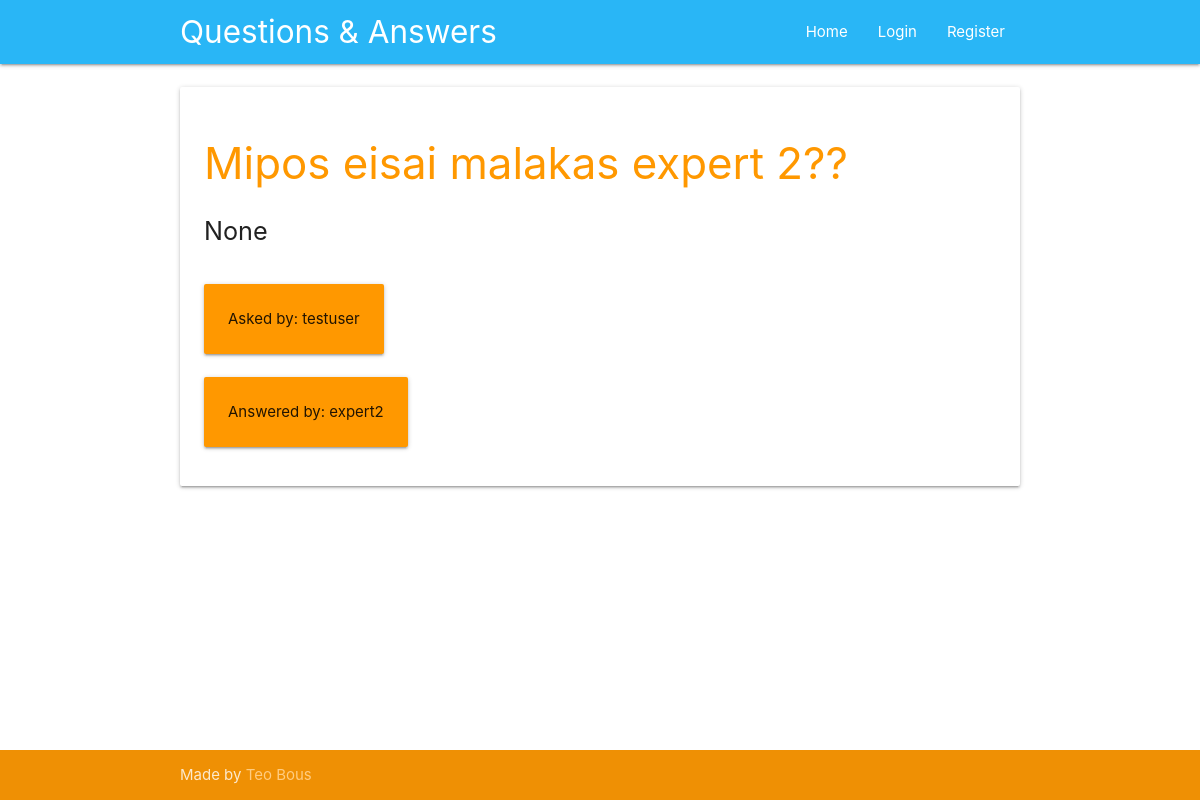
/question/5, run on an earlier commit of the app's database.
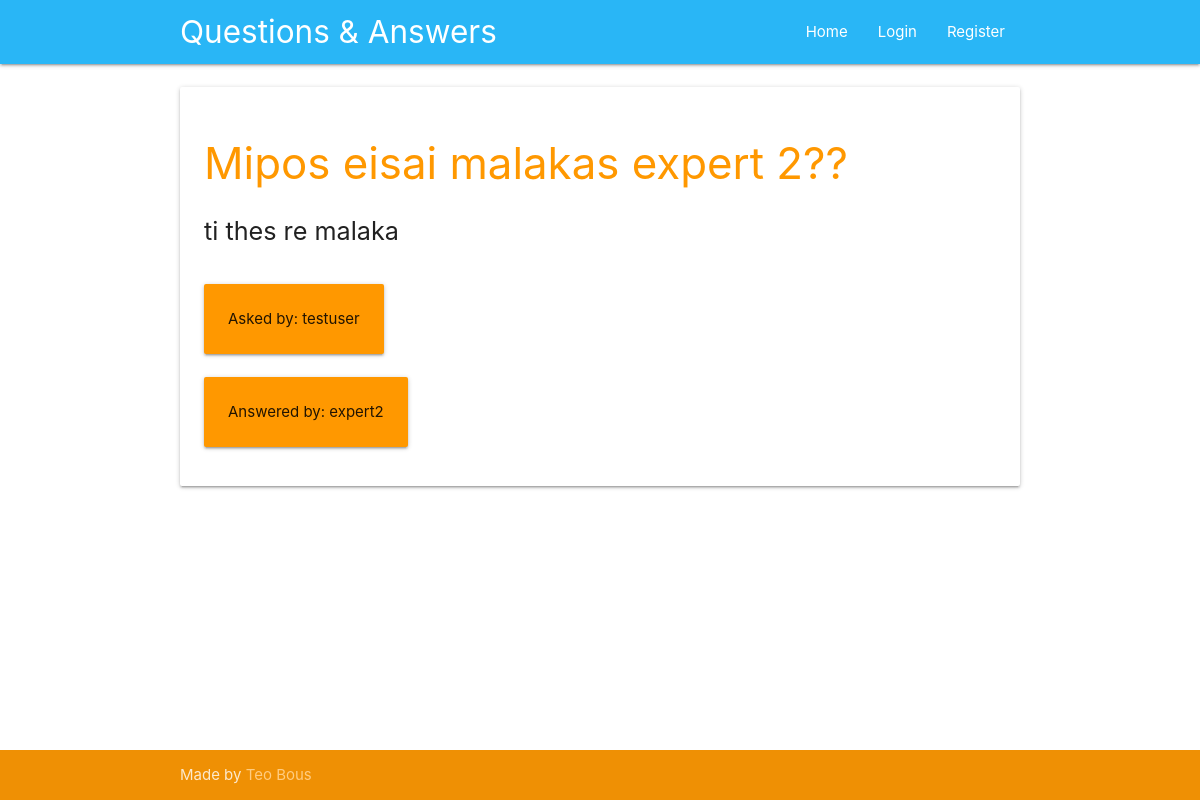
And on a later commit of the database.
### tables this page shows
CREATE TABLE questions (
    id integer primary key autoincrement,
    question_text text not null,
    answer_text text,
    asked_by_id integer not null,
    expert_id integer not null
);

CREATE TABLE users (
    id integer primary key autoincrement,
    name text not null,
    password text not null,
    expert boolean not null,
    admin boolean not null 
);

### app.py (the view)
@app.route('/question/<question_id>')
def question(question_id):
	user = get_current_user()
	db = get_db()
	query = """
			select questions.question_text as question_text, questions.answer_text as answer_text, askers.name as asker, experts.name as expert
			from questions
			join users as askers on questions.asked_by_id = askers.id
			join users as experts on questions.expert_id = experts.id
			where questions.id = ?
			"""
	question_cur = db.execute(query, [question_id])
	question = question_cur.fetchone()
	return render_template('question.html', user=user, question=question)

### app.py (called while the page is built)
def get_current_user():
	user_result = None
	if 'user' in session:
		user = session['user']
		db = get_db()
		query = 'select id, name, password, expert, admin from users where name = ?'
		user_cur = db.execute(query, [user])
		user_result = user_cur.fetchone()
	return user_result

### database.py (called while the page is built)
def connect_db():
	sql = sqlite3.connect('data.db')
	sql.row_factory = sqlite3.Row
	return sql

def get_db():
	if not hasattr(g, 'sqlite_db'):
		g.sqlite_db = connect_db()
	return g.sqlite_db

### templates/question.html (shortened to what this page needs)
{% extends 'base.html' %}
{% block content %}
    <div class="section">
      <div class="container">
        <div class="card-panel ">
          <h3 class="header orange-text">{{ question.question_text }}?</h3>
          <p class="flow-text">{{ question.answer_text }}</p>
          <div class="card-panel orange" style="display: inline-block;">Asked by: {{ question.asker }}</div><br>
          <div class="card-panel orange" style="display: inline-block;">Answered by: {{ question.expert }}</div>
        </div>
      </div>
    </div>
{% endblock %}

### templates/base.html (shortened to what this page needs)
<!DOCTYPE html>
<html lang="en">
  <head>
    <link href="{{url_for('static', filename = 'css/materialize.css')}}" type="text/css" rel="stylesheet" media="screen,projection"/>
    <link href="{{url_for('static', filename = 'css/style.css')}}" type="text/css" rel="stylesheet" media="screen,projection"/>
  </head>
  <body>
    <nav class="light-blue lighten-1" role="navigation">
      <div class="nav-wrapper container"><a id="logo-container" href="{{ url_for('index') }}" class="brand-logo">Questions & Answers</a>
      <ul class="right hide-on-med-and-down">
        <li><a href="{{ url_for('index') }}">Home</a></li>
        {% if not user %}
        <li><a href="{{ url_for('login') }}">Login</a></li>
        <li><a href="{{ url_for('register') }}">Register</a></li>
        {% endif %}
      </ul>
    </div>
  </nav>
  <main>
    {% block content %}{% endblock %}
  </main>
  <footer class="page-footer orange">
    <div class="footer-copyright">
      <div class="container">
        Made by <a class="orange-text text-lighten-3" href="https://github.com/tbousiou">Teo Bous</a>
      </div>
    </div>
  </footer>
</body>
</html>

### static/css/style.css (style rules this page uses)
body { display: flex; min-height: 100vh; flex-direction: column; }
main { flex: 1 0 auto; }
.page-footer { padding-top: 0px; }

What changed in the data, as far as the page shows it:
changed questions "Mipos eisai malakas expert 2?": answer_text (not shown) → "ti thes re malaka"
Also different on the page:
{{ question.answer_text }}: "None" → (not shown)
